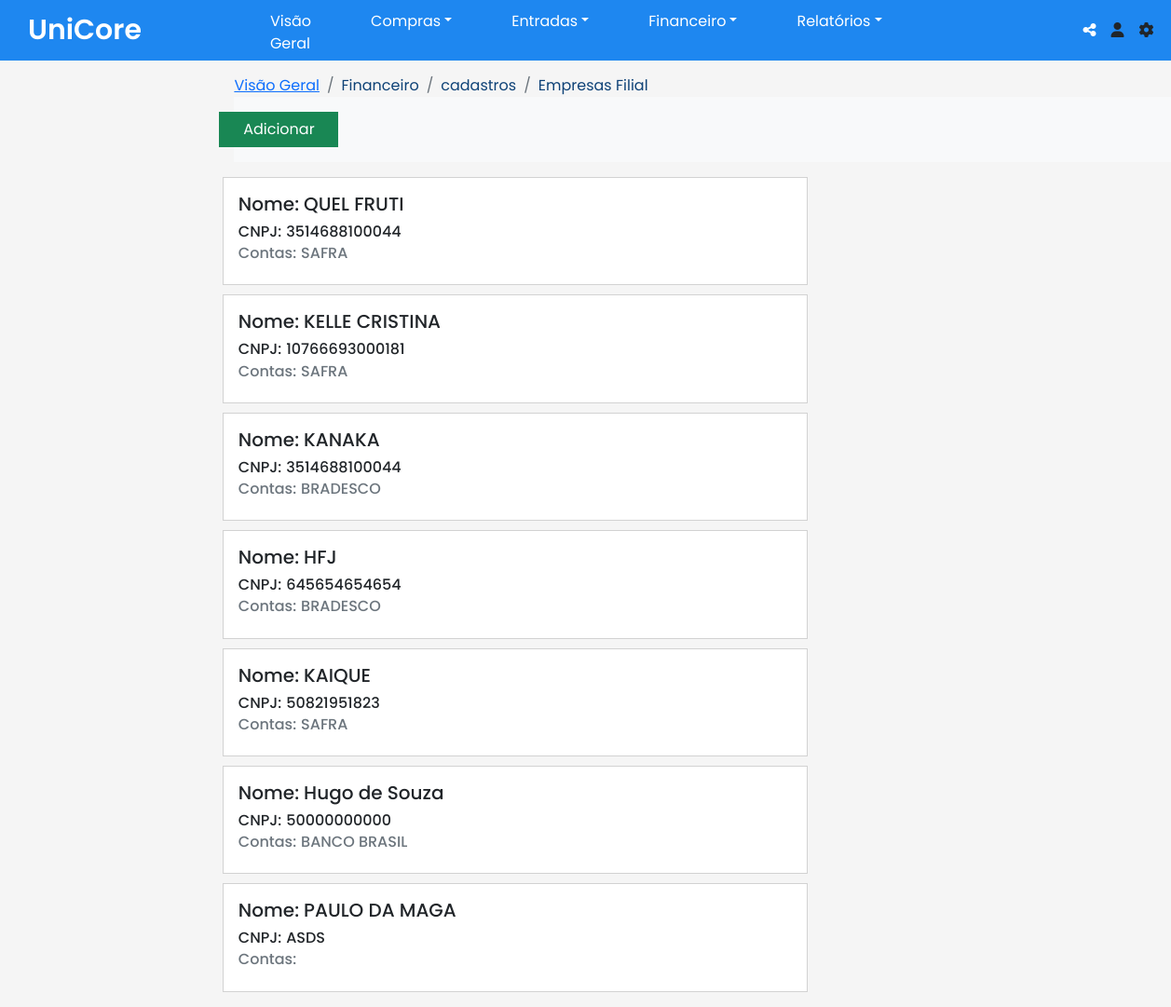
The page /unicoreback/cadastros_empresa.php on the database its author committed.
### tables this page shows
CREATE TABLE IF NOT EXISTS `cadastroempresa` (
  `idemp` int(11) NOT NULL AUTO_INCREMENT,
  `razao` varchar(50) NOT NULL,
  `cnpj` varchar(15) NOT NULL,
  `contas` varchar(50) NOT NULL,
  PRIMARY KEY (`idemp`)
);

### unicoreback/cadastros_empresa.php (the view, shortened to what this page needs)
<?php
require('includes/conexao.php');
include('includes/html.php');
include('includes/header.php');
?>
<div class="MENU" style=" margin-top: 15px; margin-left: 20%;  ">
  <ol class="breadcrumb">
    <li class="breadcrumb-item active"  aria-current="page" style="color: #0e4277; !important"><a href="home.php">Visão Geral</a></li>
    <li class="breadcrumb-item active" aria-current="page" style="color: #0e4277; !important">Financeiro</li>
    <li class="breadcrumb-item active" aria-current="page" style="color: #0e4277; !important">cadastros</li>
    <li class="breadcrumb-item active" aria-current="page" style="color: #0e4277; !important">Empresas Filial</li>
    <nav class="navbar navbar-expand-lg bg-light">
        <button type="button" data-toggle="modal" data-target="#cadastroempresa" class="btn btn-success" style="margin-left: -1REM">Adicionar</button>
</div>
<div class="card-body">
  <table class="table">
  <?php
$query = "SELECT * FROM cadastroempresa";
$query_run = mysqli_query($con, $query);
  ?>
  <tbody><?php
  if(mysqli_num_rows($query_run) > 0)
                        {
                            while($row = mysqli_fetch_assoc($query_run))
                            {
echo'<tr>';
    echo '<div class="card" scope="row" style="width: 50%; margin-top:10px; margin-left:19%; border-radius:0px;">';
    echo '<div class="card-body">';
    echo '<div style="display:flex;">';
    echo '<h5>'. 'Nome' . ':'.  '</h5>';
    echo '<h5 class="card-title" style="margin-left: 5px;" >'. $row['razao'] .'</h5>';
    echo '</div>';
    echo '<div style="display:flex;">';
    echo '<h6 >'. 'CNPJ: ' . '</h6>';
    echo '<h6 class="card-title" style="margin-left: 5px;">'. $row['cnpj'] . '</h6>';
echo '</div>';
    echo '<div style="display:flex;">';
    echo '<h6 class="card-subtitle mb-2 text-muted"> '. 'Contas:' . '</h6>';
    echo '<h6 class="card-subtitle mb-2 text-muted" style="margin-left: 5px;">' . $row['contas'] . '</h6>';
echo '</tr>';
  echo '</div>';
}
}
?>

### unicoreback/includes/html.php (shortened to what this page needs)
<!DOCTYPE html>
<html lang="pt-BR">
<head>
    <link rel="stylesheet" href="styles/imports.css">
    <link rel="stylesheet" href="styles/pesquisar.css">
</head>
<body style="background: #f5f5f5; !important">

### unicoreback/includes/header.php (shortened to what this page needs)
<header>
<nav class="header" style="">
        <div class="logo"><a href="home.php" style="margin-left: 0px;">UniCore</a></div>
        <ul style="margin-top:20px; ">
            <li><a href="home.php" >Visão Geral</a>
            </li>
            <li  class="nav-item dropdown" style="border-radius: 0pxs; !important">
                <a class="nav-link dropdown-toggle" href="#" role="button"  aria-expanded="false" style="color:white;  ">Compras</a>
                        <l><a class="dropdown-item" href="#" style="color:#676767; margin-left:10px; ">Compras a Prazo</a></li>
                    </ul >
            <li  class="nav-item dropdown" style="border-radius: 0pxs; !important">
                <a class="nav-link dropdown-toggle" href="#" role="button"  aria-expanded="false" style="color:white;  ">Entradas</a>
                        <l><a class="dropdown-item" href="#" style="color:#676767; ">Emprestimos</a></li>
                        <l><a class="dropdown-item" href="#" style="color:#676767;">Troca de Cheques</a></li>
                        <l><a class="dropdown-item" href="#" style="color:#676767;">Troca de Boletos</a></li>
                        <l><a class="dropdown-item" href="#" style="color:#676767;">Recebimentos</a></li>
            <li  class="nav-item dropdown" style="border-radius: 0pxs; !important">
                <a class="nav-link dropdown-toggle" href="#" role="button"  aria-expanded="false" style="color:white;  ">Financeiro</a>
                        <l><a class="dropdown-item" href="fluxo_de_cheque" style="color:#676767; ">Fluxo de Cheque ></a></li>
                        <l><a class="dropdown-item" href="duplicatas.php" style="color:#676767;">Duplicatas ></a></li>
                        <l><a class="dropdown-item"href="vasilhame.php" style="color:#676767;">Vasilhames ></a></li>
                        <l><a class="dropdown-item" href="pagamentos.php" style="color:#676767;">Pagamentos ></a></li>
                        <l><a class="dropdown-item" href="extrato_bancario.php" style="color:#676767;">Extrato Bancarios ></a></li>
                        <l><a class="dropdown-item"href="lancamento_de_nfe.php" style="color:#676767;">Notas Fiscais ></a></li>
                    <ul class="dropdown-menu" style="margin-left: 329px; margin-top: 0.5rem;">
                        <l><a class="dropdown-item" href="fornecedor.php" style="color:#676767;">Fornecedor ></a></li>
                        <l><a class="dropdown-item" href="produtor.php" style="color:#676767;">Produtor ></a></li>
                        <l><a class="dropdown-item" href="#" style="color:#676767;">Corretor ></a></li>
                        <l><a class="dropdown-item" href="#" style="color:#676767;">Terceiros ></a></li>
                        <l><a class="dropdown-item" href="#" style="color:#676767;">Investidores ></a></li>
                        <l><a class="dropdown-item"href="#" style="color:#676767;">Carteira de Retirada ></a></li>
                        <l><a class="dropdown-item"href="#" style="color:#676767;">Usúarios ></a></li>
                        <l><a class="dropdown-item"href="product.php" style="color:#676767;">Produtos ></a></li>
                        <l><a class="dropdown-item" href="cadastros_empresa.php" style="color:#676767;">Empresas Filial ></a></li>
            <li  class="nav-item dropdown" style="border-radius: 0pxs; !important"style="margin-top: 0.5rem;">
                <a class="nav-link dropdown-toggle" href="#" role="button"  aria-expanded="false" style="color:white;  ">Relatórios</a>
                        <l><a class="dropdown-item" href="#" style="color:#676767; ">Fluxo de Cheque</a></li>
                    </ul >
        <span>
            <i class="fa-sharp fa-solid fa-share-nodes" id="share"></i>
        </span>
        <span>
            <i class="fa-solid fa-user"  id="user"></i>
        </span>
        <span>
            <i class="fa-sharp fa-solid fa-gear"  id="settings" ></i>
        </span>
    </nav>
</header>

### unicoreback/styles/imports.css (style rules this page uses)
* { margin: 0; padding: 0; box-sizing: border-box; font-family:Arial, Helvetica, sans-serif; font-family: 'Poppins', sans-serif; }

### unicoreback/styles/pesquisar.css (style rules this page uses)
* { margin: 0; padding: 0; box-sizing: border-box; font-family:Arial, Helvetica, sans-serif; font-family: 'Poppins', sans-serif; }

### unicoreback/styles/global.css (style rules this page uses)
* { margin: 0; padding: 0; box-sizing: border-box; font-family:Arial, Helvetica, sans-serif; font-family: 'Poppins', sans-serif; }
button { color:#1e87f0 ; font-size: 15px; display: flex; border: none; padding: 4px; border-radius: 4px; justify-content: center; cursor: pointer; margin-left: 2em; }
span { padding: 0.5em; }
span #share { color: white; }

### unicoreback/styles/header.css (style rules this page uses)
* { margin: 0; padding: 0; box-sizing: border-box; font-family:Arial, Helvetica, sans-serif; font-family: 'Poppins', sans-serif; }
.header { display: flex; height: 65px; width: 100%; background-color:#1e87f0 ; align-items: center; justify-content: space-between; padding: 0 40px 0 30px; }
.header .logo a { color: white; font-size: 30px; margin: 50px; font-weight: 600; text-decoration: none; }
.header ul { display: inline-flex; list-style: none; margin-right: 200px; }
.header ul li { margin-left: 3em; padding: 0.5em; }
.header ul li a { color: white; text-decoration: none; }

### unicoreback/styles/about.css (style rules this page uses)
* { margin: 0; padding: 0; box-sizing: border-box; font-family:Arial, Helvetica, sans-serif; font-family: 'Poppins', sans-serif; }

### unicoreback/styles/sales.css (style rules this page uses)
* { margin: 0; padding: 0; box-sizing: border-box; font-family:Arial, Helvetica, sans-serif; font-family: 'Poppins', sans-serif; }

### unicoreback/styles/style.css (style rules this page uses)
* { margin: 0; padding: 0; box-sizing: border-box; font-family:Arial, Helvetica, sans-serif; font-family: 'Poppins', sans-serif; }
nav { display: flex; height: 70px; width: 100%; background-color:#1e87f0 ; align-items: center; justify-content: space-between; padding: 0 40px 0 30px; }
nav .logo a { color: white; font-size: 30px; font-weight: 600; text-decoration: none; }
nav ul { display: inline-flex; list-style: none; }
nav ul li { margin-left: 3em; padding: 0.5em; }
nav ul li a { color: white; text-decoration: none; }
button { color:#1e87f0 ; font-size: 15px; display: flex; border: none; padding: 4px; border-radius: 4px; width: 8rem; justify-content: center; cursor: pointer; margin-left: 2em; }
span { padding: 0.5em; }
span #share { color: white; }

### rows shown on the page
cadastroempresa: razao "QUEL FRUTI", cnpj "3514688100044", contas "SAFRA"
cadastroempresa: razao "KELLE CRISTINA", cnpj "10766693000181", contas "SAFRA"
cadastroempresa: razao "KANAKA", cnpj "3514688100044", contas "BRADESCO"
cadastroempresa: razao "HFJ", cnpj "645654654654", contas "BRADESCO"
cadastroempresa: razao "KAIQUE", cnpj "50821951823", contas "SAFRA"
cadastroempresa: razao "Hugo de Souza", cnpj "50000000000", contas "BANCO BRASIL"
cadastroempresa: razao "PAULO DA MAGA", cnpj "ASDS"
